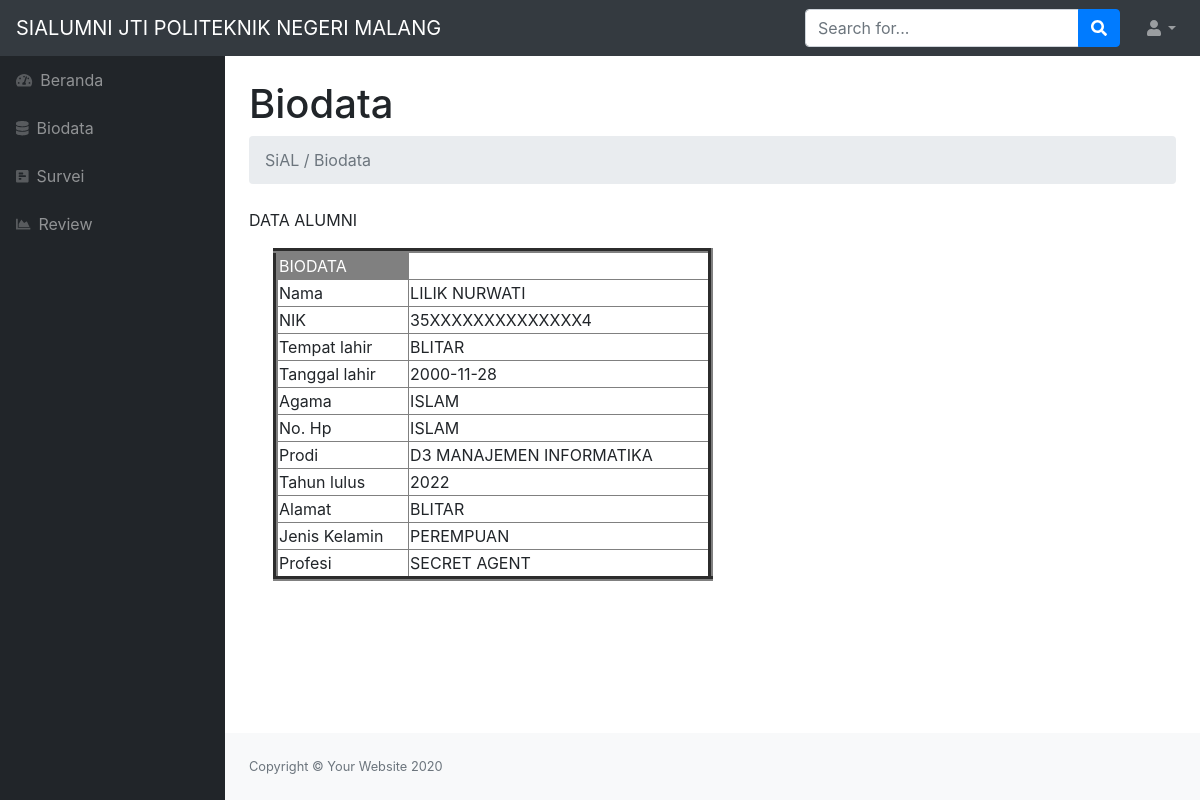
Screenshot of /biodata_user.php with the database file from the repository.
### tables this page shows
CREATE TABLE `alumni` (
  `idAlumni` int(11) NOT NULL,
  `username_al` varchar(255) NOT NULL,
  `password_al` varchar(100) NOT NULL,
  `nama_al` varchar(255) NOT NULL,
  `nik_al` varchar(100) NOT NULL,
  `tempat_lahir` varchar(100) NOT NULL,
  `tgl_lahir` date NOT NULL,
  `agama` varchar(100) NOT NULL,
  `no_hp` varchar(20) NOT NULL,
  `prodi` varchar(100) NOT NULL,
  `tahun_lulus` varchar(4) NOT NULL,
  `alamat` varchar(255) NOT NULL,
  `jk` varchar(100) NOT NULL,
  `profesi` varchar(255) NOT NULL
);

### biodata_user.php (the view, shortened to what this page needs)
<!DOCTYPE html>
<html lang="en">
    <head>
        <link href="custom/css/styles.css" rel="stylesheet" />
        <link href="https://cdn.datatables.net/1.10.20/css/dataTables.bootstrap4.min.css" rel="stylesheet" />
    </head>
    <body class="sb-nav-fixed">
        <nav class="sb-topnav navbar navbar-expand navbar-dark bg-dark">
            <a class="navbar-brand" href="index.html">SIALUMNI JTI POLITEKNIK NEGERI MALANG</a>
            <form class="d-none d-md-inline-block form-inline ml-auto mr-0 mr-md-3 my-2 my-md-0">
                <div class="input-group">
                    <input class="form-control" type="text" placeholder="Search for..." aria-label="Search" aria-describedby="basic-addon2" />
                    <div class="input-group-append">
                        <button class="btn btn-primary" type="button"><i class="fas fa-search"></i></button>
                    </div>
                </div>
            </form>
            <ul class="navbar-nav ml-auto ml-md-0">
                <li class="nav-item dropdown">
                    <a class="nav-link dropdown-toggle" id="userDropdown" href="#" role="button" data-toggle="dropdown" aria-haspopup="true" aria-expanded="false"><i class="fas fa-user fa-fw"></i></a>
                </li>
            </ul>
        </nav>
        <div id="layoutSidenav">
            <div id="layoutSidenav_nav">
                <nav class="sb-sidenav accordion sb-sidenav-dark" id="sidenavAccordion">
                    <div class="sb-sidenav-menu">
                        <div class="nav">
                        <a class="nav-link" href="beranda_user.php">
                                <div class="sb-nav-link-icon"><i class="fas fa-tachometer-alt"></i></div>
                                Beranda
                            </a>
                            <a class="nav-link" href="biodata_user.php">
                                <div class="sb-nav-link-icon"><i class="fas fa-database"></i></div>
                                Biodata
                            </a>
                            <a class="nav-link" href="data_survei.php">
                                <div class="sb-nav-link-icon"><i class="fas fa-poll-h"></i></div>
                                Survei
                            </a>
                            <a class="nav-link" href="review.php">
                                <div class="sb-nav-link-icon"><i class="fas fa-chart-area"></i></div>
                                Review
                            </a>
                        </div>
                    </div>
                </nav>
            </div>
            <div id="layoutSidenav_content">
                <main>
                    <div class="container-fluid">
                        <h1 class="mt-4">Biodata</h1>
                        <ol class="breadcrumb mb-4">
                            <li class="breadcrumb-item active">SiAL    / Biodata</li>
                        </ol>
                    </div>
                    <div class="container">
                        <form class="d-none d-md-inline-block form-inline ml-auto mr-0 mr-md-3 my-2 my-md-0" action="" method= "POST">
                        <div class="mb-3">
                            <p class="card-text">DATA ALUMNI</p>
                    </div>
                        </form>
                        <div class="container">
                            <?php
                            include "koneksi.php";
                            $query = mysqli_query($conn,"SELECT * FROM alumni where idAlumni='1'");
                            ?>
                            <?php if(mysqli_num_rows($query)>0){ ?>
                                    <?php
                                        $no = 1;
                                        while($data = mysqli_fetch_array($query)){
                                    ?>
                    <table border=5 width=50% align=”center”>
                     <tr>
                     <td bgcolor=grey colspan=”2″ align=”center”><font color=white>BIODATA</td>
                    </tr>
                    <tr>
                    <td>Nama</td>
                    <td><?php echo $data["nama_al"]; ?></td>
                    </tr>
                    <tr>
                    <td>NIK</td>
                    <td><?php echo $data["nik_al"]; ?></td>
                    </tr>
                    <tr>
                    <td>Tempat lahir</td>
                    <td><?php echo $data["tempat_lahir"]; ?></td>
                    </tr>
                    <tr>
                    <td>Tanggal lahir</td>
                    <td><?php echo $data["tgl_lahir"]; ?></td>
                    </tr>
                    <tr>
                    <td>Agama</td>
                    <td><?php echo $data["agama"]; ?></td>
                    </tr>
                    <tr>
                    <td>No. Hp</td>
                    <td><?php echo $data["agama"]; ?></td>
                    </tr>
                    <tr>
                    <td>Prodi</td>
                    <td><?php echo $data["prodi"]; ?></td>
                    </tr>
                    <tr>
                    <td>Tahun lulus</td>
                    <td><?php echo $data["tahun_lulus"]; ?></td>
                    </tr>
                    <tr>
                    <td>Alamat</td>
                    <td><?php echo $data["alamat"]; ?></td>
                    </tr>
                    <tr>
                    <td>Jenis Kelamin</td>
                    <td><?php echo $data["jk"]; ?></td>
                    </tr>
                    <tr>
                    <td>Profesi</td>
                    <td><?php echo $data["profesi"]; ?></td>
                    </tr>
                    <?php $no++; } ?>
                    <?php } ?>
                    </table>
                    </div>
                </main>
                <footer class="py-4 bg-light mt-auto">
                    <div class="container-fluid">
                        <div class="d-flex align-items-center justify-content-between small">
                            <div class="text-muted">Copyright &copy; Your Website 2020</div>
                        </div>
                    </div>
                </footer>
            </div>
        </div>
    </body>
</html>

### rows the page displays
alumni: nama_al "LILIK NURWATI", nik_al "35XXXXXXXXXXXXXX4", tempat_lahir "BLITAR", tgl_lahir "2000-11-28", agama "ISLAM", prodi "D3 MANAJEMEN INFORMATIKA", tahun_lulus "2022", alamat "BLITAR", jk "PEREMPUAN", profesi "SECRET AGENT"
